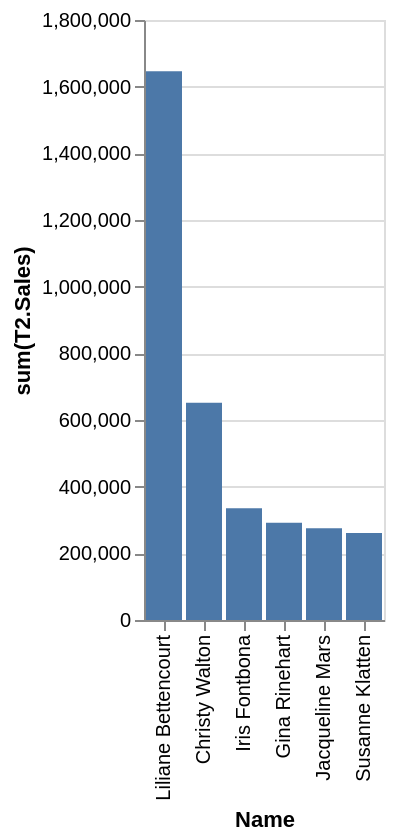

The Vega-Lite source for this figure:
### Vega-Lite specification from a JSON file in a GitHub repository (floating-point values rounded to 4 significant figures)
{"data": {"values": [{"x_data": "Christy Walton", "y_data": 651421}, {"x_data": "Gina Rinehart", "y_data": 292000}, {"x_data": "Iris Fontbona", "y_data": 335000}, {"x_data": "Jacqueline Mars", "y_data": 275000}, {"x_data": "Liliane Bettencourt", "y_data": 1646407}, {"x_data": "Susanne Klatten", "y_data": 261000}]}, "mark": "bar", "encoding": {"x": {"field": "x_data", "type": "nominal", "title": "Name", "sort": {"op": "sum", "field": "y_data", "order": "descending"}}, "y": {"field": "y_data", "type": "quantitative", "title": "sum(T2.Sales)"}}}
